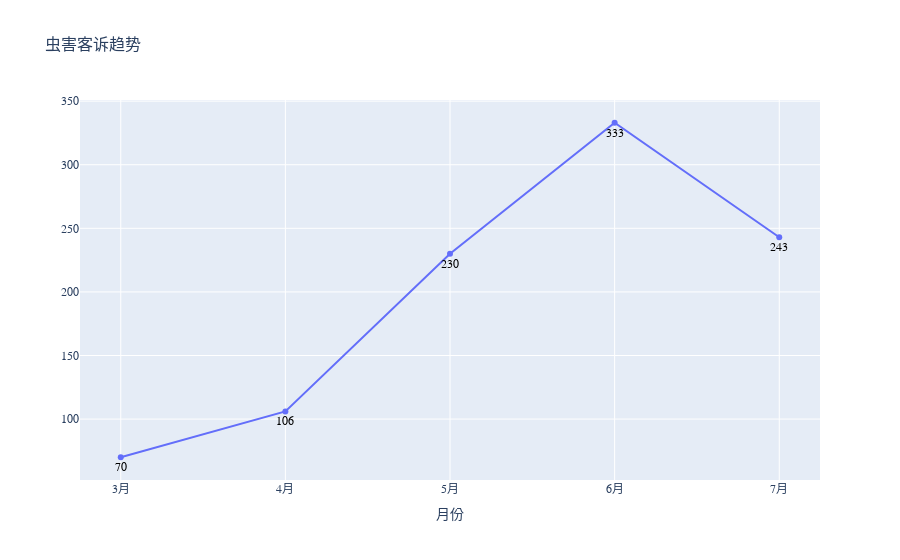

The cell this chart's notebook holds for it:
### Markdown cell above
## 虫害客诉趋势分析

### Code cell
# 虫害客诉sheet，所有月份的data
all_months_data_complaints = pd.read_excel(file_path, sheet_name='虫害客诉')
# 摘取其中target_location（分公司）的数据
all_months_target_location = all_months_data_complaints[all_months_data_complaints[branch_column] == target_location].copy()

# 将 '反馈日期' 列转换为日期格式
all_months_target_location['反馈日期'] = pd.to_datetime(all_months_target_location['反馈日期'], errors='coerce')

# 从日期中提取月份信息
all_months_target_location.loc[:, '月份'] = all_months_target_location['反馈日期'].dt.month

# 按月份分组并统计虫害客诉数量
monthly_complaints = all_months_target_location.groupby('月份').size().reset_index(name='客诉数量')

# 过滤数据，只保留到目标月份的数据
target_monthly_complaints = monthly_complaints[monthly_complaints['月份'] <= target_month]

# 检查是否生成正确的数据
# print(target_monthly_complaints)

# 绘制月度趋势图
fig = px.line(target_monthly_complaints, x='月份', y='客诉数量', title="虫害客诉趋势", text='客诉数量',
              labels={'月份': '月份', '客诉数量': '客诉数量'})

# 设置中文字体
fig.update_layout(
    font=dict(family="SimHei"),
    title_font=dict(family="SimHei", size=16),
    xaxis_title="月份",
    yaxis_title="",
)

# 设置文本标签的位置和样式
fig.update_traces(
    textposition="bottom center",  # 文本标签显示在数据点下方
    textfont=dict(size=12, color="black")  # 调整文本字体大小和颜色
)

# 设置x轴只显示整月
fig.update_xaxes(
    tickmode="array",  # 使用指定的数组作为刻度
    tickvals=target_monthly_complaints['月份'],  # 指定刻度值为数据中的月份
    ticktext=[f"{int(month)}月" for month in target_monthly_complaints['月份']]  # 用中文标记月份
)
# 显示图表
fig.show()

fig.write_image("虫害客诉趋势.jpg", scale=2)  # Save as jpg

### Figure 1 — Plotly figure (JSON) as saved in the notebook; plotly's stock layout.template omitted (floating-point values rounded to 4 significant figures)
{"data": [{"hovertemplate": "月份=%{x}<br>客诉数量=%{text}<extra></extra>", "legendgroup": "", "line": {"color": "#636efa", "dash": "solid"}, "marker": {"symbol": "circle"}, "mode": "lines+markers+text", "name": "", "orientation": "v", "showlegend": false, "text": [70, 106, 230, 333, 243], "textfont": {"color": "black", "size": 12}, "textposition": "bottom center", "type": "scatter", "x": [3, 4, 5, 6, 7], "xaxis": "x", "y": [70, 106, 230, 333, 243], "yaxis": "y"}], "layout": {"font": {"family": "SimHei"}, "legend": {"tracegroupgap": 0}, "title": {"font": {"family": "SimHei", "size": 16}, "text": "虫害客诉趋势"}, "xaxis": {"anchor": "y", "domain": [0, 1], "tickmode": "array", "ticktext": ["3月", "4月", "5月", "6月", "7月"], "tickvals": [3, 4, 5, 6, 7], "title": {"text": "月份"}}, "yaxis": {"anchor": "x", "domain": [0, 1], "title": {"text": ""}}}}
